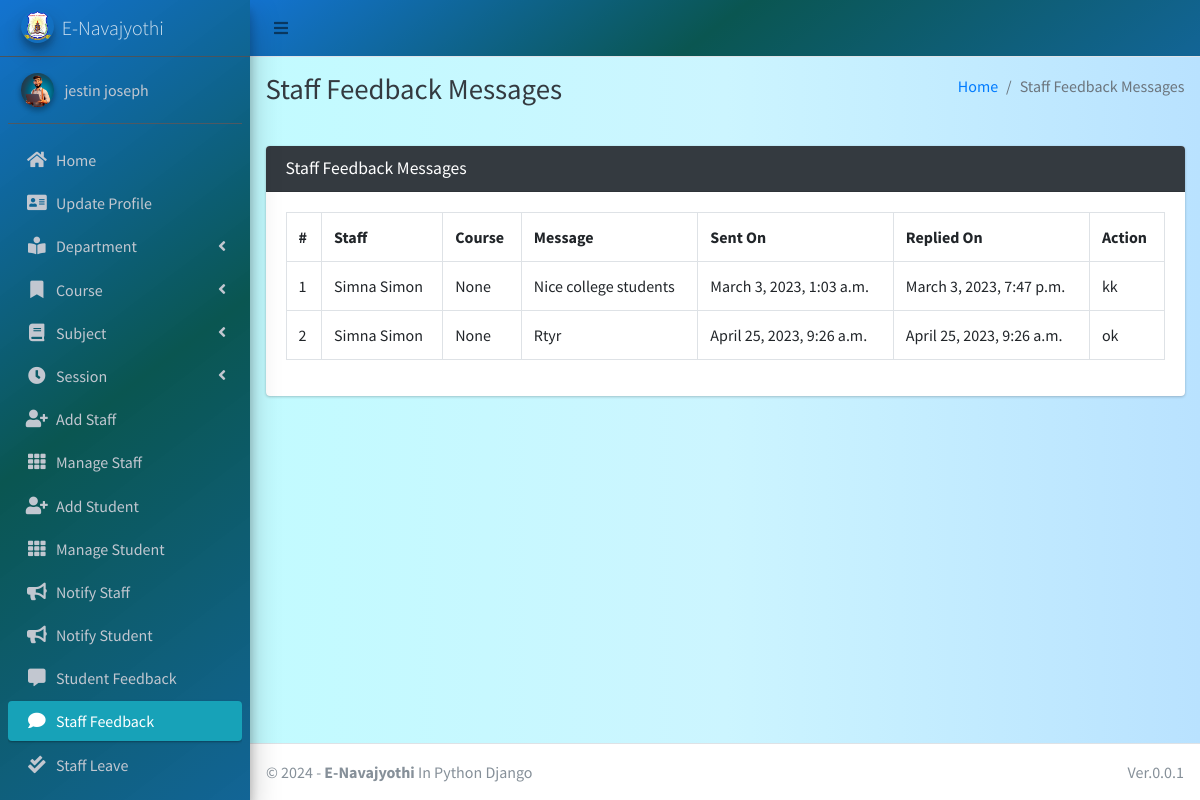
The page /staff/view/feedback/ (signed in) on the database its author committed.
### main_app/models.py (models this page shows)
class CustomUser(AbstractUser):
    USER_TYPE = ((1, "HOD"), (2, "Staff"), (3, "Student"))
    GENDER = [("M", "Male"), ("F", "Female")]
    username = None  # Removed username, using email instead
    email = models.EmailField(unique=True)
    user_type = models.CharField(default=1, choices=USER_TYPE, max_length=1)
    gender = models.CharField(max_length=1, choices=GENDER)
    profile_pic = models.ImageField()
    address = models.TextField()
    fcm_token = models.TextField(default="")  # For firebase notifications
    created_at = models.DateTimeField(auto_now_add=True)
    updated_at = models.DateTimeField(auto_now=True)
    USERNAME_FIELD = "email"
    REQUIRED_FIELDS = []
    objects = CustomUserManager()
    phone_num = models.IntegerField(max_length=12 ,null=True,blank=False)
    aadhar_num = models.IntegerField(max_length=16,null=True,blank=False)
    date_of_birth = models.DateField(null=True,blank=False)
    def __str__(self):
        return self.first_name + "  " + self.last_name

class FeedbackStaff(models.Model):
    staff = models.ForeignKey(Staff, on_delete=models.CASCADE)
    feedback = models.TextField()
    reply = models.TextField()
    created_at = models.DateTimeField(auto_now_add=True)
    updated_at = models.DateTimeField(auto_now=True)

class Staff(models.Model):
    course = models.ForeignKey(Course, on_delete=models.DO_NOTHING, null=True, blank=False)
    department = models.ForeignKey(Department, on_delete=models.DO_NOTHING, null=True, blank=False)
    admin = models.OneToOneField(CustomUser, on_delete=models.CASCADE)
    phone_num = models.IntegerField(max_length=12 ,null=True,blank=False)
    qualification = models.CharField(max_length=20,null=True,blank=False)
    aadhar_num = models.IntegerField(max_length=12,null=True,blank=False)
    def __str__(self):
        return self.admin.first_name + " " + self.admin.last_name

### main_app/hod_views.py (the view, shortened to what this page needs)
# urls.py: path("staff/view/feedback/", hod_views.staff_feedback_message,
@csrf_exempt
def staff_feedback_message(request):
    if request.method != 'POST':
        feedbacks = FeedbackStaff.objects.all()
        context = {
            'feedbacks': feedbacks,
            'page_title': 'Staff Feedback Messages'
        }
        return render(request, 'hod_template/staff_feedback_template.html', context)

### main_app/templates/hod_template/staff_feedback_template.html (shortened to what this page needs)
{% extends 'main_app/base.html' %}
{% load static %}
{% block page_title %}{{page_title}}{% endblock page_title %}
{% block content %}
<section class="content">
    <div class="container-fluid">
        <div class="row">
            <div class="col-md-12">
                <div class="card card-dark">
                    <div class="card-header">
                        <h3 class="card-title">{{page_title}}</h3>
                    </div>
                    <div class="table card-body">
                        <table class="table table-bordered table-hover">
                            <tr>
                                <th>#</th>
                                <th>Staff</th>
                                <th>Course</th>
                                <th>Message</th>
                                <th>Sent On</th>
                                <th>Replied On</th>
                                <th>Action</th>
                            </tr>
                            {% for feedback in  feedbacks %}
                              <tr>
                                  <td>{{forloop.counter}}</td>
                                  <td>{{feedback.staff}}</td>
                                  <td>{{feedback.staff.course}}</td>
                                  <td>{{feedback.feedback}}</td>
                                    {% if feedback.reply == "" %}
                                    <td>{{feedback.created_at}}</td>
                                    <td><span  class='badge badge-warning'>Pending Response</span></td>
                                         <td> <button data-toggle = "modal" data-target = "#reply_modal" value="{{feedback.id}}" class="btn btn-success reply_open_modal">Reply</button>
                                        {% else %}
                                        <td>{{feedback.created_at}}</td>
                                        <td>{{feedback.updated_at}}</td>
                                          <td>{{feedback.reply}}</td>
                                    {% endif %}
                              </tr>
                            {% endfor %}
                        </table>
                    </div>
                    </div>
            </div>
        </div>
    </div>
</section>
{% endblock content %}

### main_app/templates/main_app/sidebar_template.html (shortened to what this page needs)
{% load static %}
<aside class="main-sidebar sidebar-dark-info elevation-4 " style="background: rgb(0,104,205);
background: linear-gradient(143deg, rgba(0,104,205,0.9248949579831933) 0%, rgba(0,79,74,0.9613095238095238) 49%, rgba(0,89,142,0.9276960784313726) 100%);">
    {% if request.user.user_type == '1' %}
    <a href="{% url 'admin_home' %}" class="brand-link">
        <img src="{% static 'dist/img/nava_logo.png' %} " alt="AdminLTE Logo"
            class="brand-image img-circle elevation-3" >
        <span class="brand-text font-weight-light">E-Navajyothi</span>
    </a>
      <div class="sidebar">
        <div class="user-panel mt-3 pb-3 mb-3 d-flex">
            <div class="image">
                <img src="{{ request.user.profile_pic}}" class="img-circle elevation-2" alt="User Image">
            </div>
            <div class="info">
                <a href="#" class="d-block">{{user}}</a>
            </div>
        </div>
        <nav class="mt-2 ">
            <ul class="nav nav-pills nav-sidebar flex-column " data-widget="treeview" role="menu" data-accordion="false">
                <li class="nav-item">
                    {% url 'admin_home' as admin_home %}
                    <a href="{{admin_home}}" class="nav-link {% if admin_home == request.path %} active {% endif %}">
                        <i class="nav-icon fas fa-home"></i>
                        <p >
                            Home
                        </p>
                    </a>
                </li>
                <li class="nav-item">
                    {% url 'admin_view_profile' as admin_view_profile %}
                    <a href="{{admin_view_profile}}"
                        class="nav-link {% if admin_view_profile == request.path %} active {% endif %}">
                        <i class="nav-icon fas fa-address-card"></i>
                        <p>
                            Update Profile
                        </p>
                    </a>
                </li>
            <li class="nav-item has-treeview">
                    <a href="#" class="nav-link">
                        <i class="nav-icon fas fa-book-reader"></i>
                        <p>
                            Department
                            <i class="fas fa-angle-left right"></i>
                        </p>
                    </a>
                </li>
                <li class="nav-item has-treeview">
                    <a href="#" class="nav-link">
                        <i class="nav-icon fas fa-bookmark"></i>
                        <p>
                            Course
                            <i class="fas fa-angle-left right"></i>
                        </p>
                    </a>
                </li>
                <li class="nav-item has-treeview">
                    <a href="#" class="nav-link">
                        <i class="nav-icon fas fa-book"></i>
                        <p>
                            Subject
                            <i class="fas fa-angle-left right"></i>
                        </p>
                    </a>
                </li>
                <li class="nav-item has-treeview">
                    <a href="#" class="nav-link">
                        <i class="nav-icon fas fa-clock"></i>
                        <p>
                            Session
                            <i class="fas fa-angle-left right"></i>
                        </p>
                    </a>
                </li>
                <li class="nav-item">
                    {% url 'add_staff' as add_staff %}
                    <a href="{{add_staff}}" class="nav-link {% if add_staff == request.path %} active {% endif %}">
                        <i class="nav-icon fas fa-user-plus"></i>
                        <p>
                            Add Staff
                        </p>
                    </a>
                </li>
                <li class="nav-item">
                    {% url 'manage_staff' as manage_staff %}
                    {% url 'edit_staff' staff_id as edit_staff %}
                    <a href="{{manage_staff}}"
                        class="nav-link {% if manage_staff == request.path or request.path == edit_staff %} active {% endif %}">
                        <i class="nav-icon fas fa-th"></i>
                        <p>
                            Manage Staff
                        </p>
                    </a>
                </li>
                <li class="nav-item">
                    {% url 'add_student' as add_student%}
                    <a href="{{add_student}}" class="nav-link  {% if add_student == request.path %} active {% endif %}">
                        <i class="nav-icon fas fa-user-plus"></i>
                        <p>
                            Add Student
                        </p>
                    </a>
                </li>
                <li class="nav-item">
                    {% url 'manage_student' as manage_student %}
                    {% url 'edit_student' student_id as edit_student %}
                    <a href="{{manage_student}}"
                        class="nav-link  {% if edit_student == request.path or manage_student == request.path %} active {% endif %}">
                        <i class="nav-icon fas fa-th"></i>
                        <p>
                            Manage Student
                        </p>
                    </a>
                </li>
                <li class="nav-item">
                    {% url 'admin_notify_staff' as admin_notify_staff %}
                    <a href="{{admin_notify_staff}}"
                        class="nav-link {% if admin_notify_staff == request.path %} active {% endif %}">
                        <i class="nav-icon fas fa-bullhorn"></i>
                        <p>
                            Notify Staff
                        </p>
                    </a>
                </li>
                <li class="nav-item">
                    {% url 'admin_notify_student' as admin_notify_student %}
                    <a href="{{admin_notify_student}}"
                        class="nav-link {% if admin_notify_student == request.path %} active {% endif %}">
                        <i class="nav-icon fas fa-bullhorn"></i>
                        <p>
                            Notify Student
                        </p>
                    </a>
                </li>
                <li class="nav-item">
                    {% url 'student_feedback_message' as student_feedback_message %}
                    <a href="{{ student_feedback_message }}"
                        class="nav-link  {% if student_feedback_message == request.path %} active {% endif %}">
                        <i class="nav-icon fas fa-comment-alt"></i>
                        <p>
                            Student Feedback
                        </p>
                    </a>
                </li>
                <li class="nav-item">
                    {% url 'staff_feedback_message' as staff_feedback_message %}
                    <a href="{{staff_feedback_message}}"
                        class="nav-link   {% if staff_feedback_message == request.path %} active {% endif %}">
                        <i class="nav-icon fas fa-comment"></i>
                        <p>
                            Staff Feedback
                        </p>
                    </a>
                </li>
                <li class="nav-item">
                    {% url 'view_staff_leave' as view_staff_leave %}
                    <a href="{{view_staff_leave}}"
                        class="nav-link  {% if view_staff_leave == request.path %} active {% endif %}">
                        <i class="nav-icon fas fa-check-double"></i>
                        <p>
                            Staff Leave
                        </p>
                    </a>
                </li>
                                        {% endif %}
                                        <li class="nav-item">
                                            <a href="{% url 'user_logout' %}"
                                                onclick="return confirm('Your session would be terminated.\n\nProceed?')"
                                                class="nav-link">
                                            </a>
                                        </li>
                                    </ul>
                                </nav>
                            </div>
</aside>

### rows shown on the page
CustomUser: user.profile_pic (picture), first_name+last_name "jestin joseph"
FeedbackStaff: staff "Simna Simon", staff.course "None", feedback "Nice college students", created_at "March 3, 2023, 1:03 a.m.", updated_at "March 3, 2023, 7:47 p.m.", reply "kk"
FeedbackStaff: staff "Simna Simon", staff.course "None", feedback "Rtyr", created_at "April 25, 2023, 9:26 a.m.", updated_at "April 25, 2023, 9:26 a.m.", reply "ok"

### other values the page prints
{{ page_title }} "Staff Feedback Messages"
